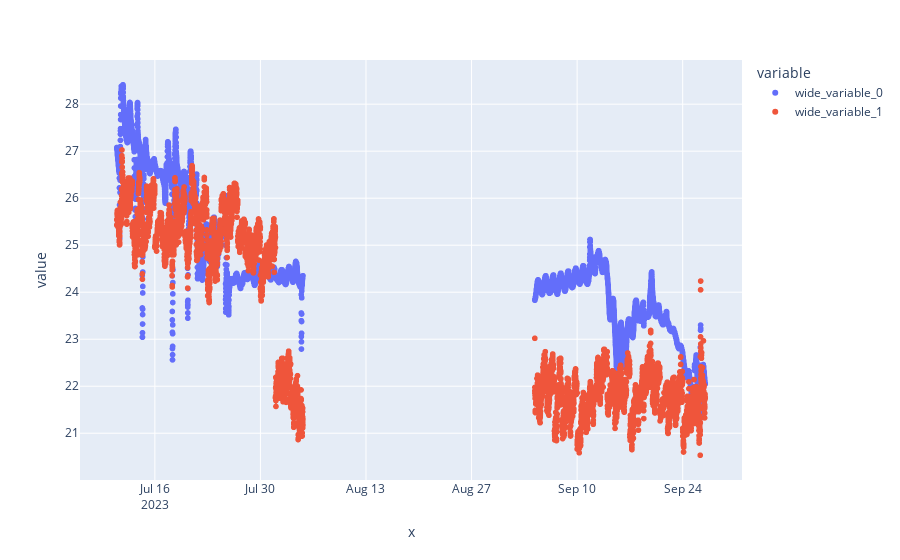

The code cell stored with this chart in its notebook:
### Code cell
import plotly.express as px

px.scatter(x = fe.y_test.index, y = [fe.y_test, pred_test])

### Figure 1 — Plotly figure (JSON) as saved in the notebook; plotly's stock layout.template omitted (floating-point values rounded to 4 significant figures; data arrays with more than 128 entries replaced by an {"elided": "..."} marker saying what was removed)
{"data": [{"hovertemplate": "variable=wide_variable_0<br>x=%{x}<br>value=%{y}<extra></extra>", "legendgroup": "wide_variable_0", "marker": {"color": "#636efa", "symbol": "circle"}, "mode": "markers", "name": "wide_variable_0", "showlegend": true, "type": "scattergl", "x": {"elided": "6807 str values"}, "xaxis": "x", "y": {"elided": "6807 float values"}, "yaxis": "y"}, {"hovertemplate": "variable=wide_variable_1<br>x=%{x}<br>value=%{y}<extra></extra>", "legendgroup": "wide_variable_1", "marker": {"color": "#EF553B", "symbol": "circle"}, "mode": "markers", "name": "wide_variable_1", "showlegend": true, "type": "scattergl", "x": {"elided": "6807 str values"}, "xaxis": "x", "y": {"elided": "6807 float values"}, "yaxis": "y"}], "layout": {"legend": {"title": {"text": "variable"}, "tracegroupgap": 0}, "margin": {"t": 60}, "xaxis": {"anchor": "y", "domain": [0, 1], "title": {"text": "x"}}, "yaxis": {"anchor": "x", "domain": [0, 1], "title": {"text": "value"}}}}
